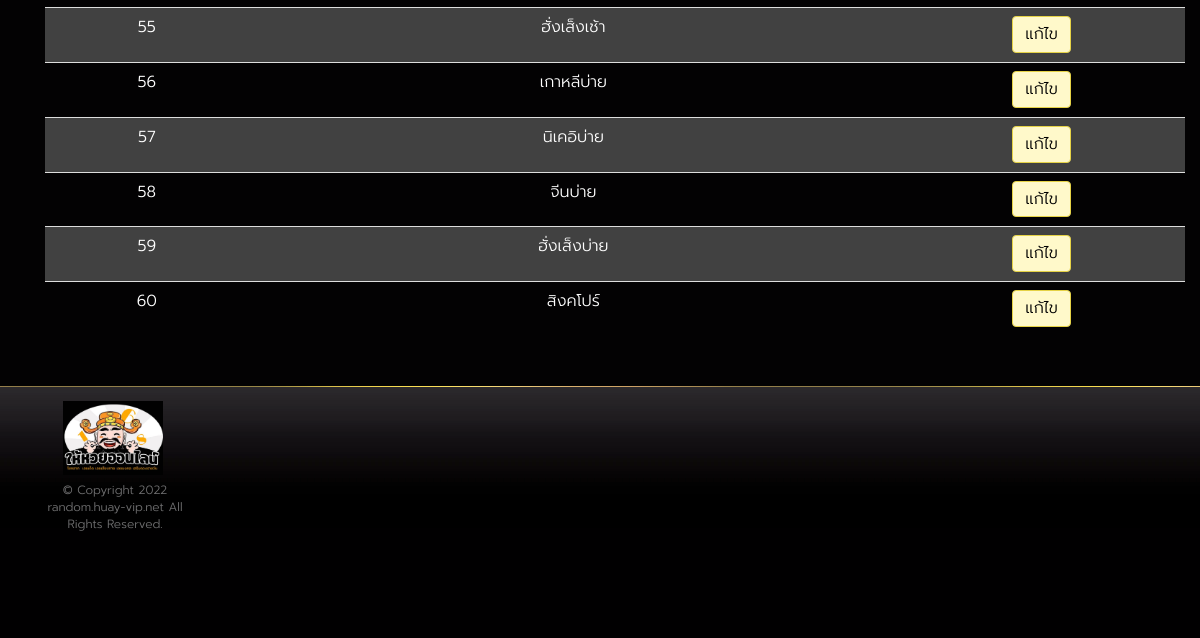
/backend/huay/list (signed in, lower part), run on an earlier commit of the app's database.
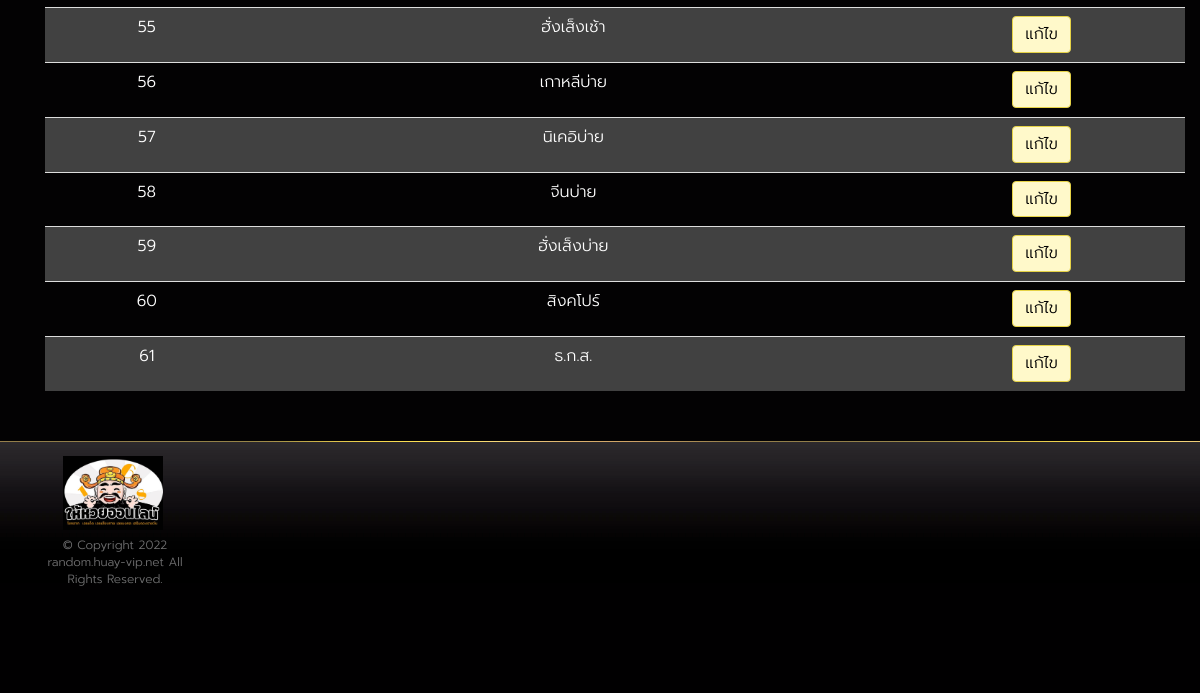
And on a later commit of the database.
### huayrandom/models.py (models this page shows)
class HuayListModel(models.Model):
    short_name = models.CharField(default='None', max_length=255)
    order_number = models.IntegerField(default=1,)
    full_name = models.CharField(default='None', max_length=255)
    page_name = models.CharField(default='None', max_length=255)
    time = models.TimeField()
    link = models.CharField(default='None', max_length=255)
    def __str__(self):
        return self.short_name

### huayrandom/views.py (the view)
@login_required
def ListHuay(request):
    print(f"Target: {request.user.username} | ListHuay")
    context = {}
    huayListObject = HuayListModel.objects.all().order_by('order_number')
    context['huayListObject'] = huayListObject
    return render(request, 'huay_list/list_huay.html', context)

### huayrandom/templates/huay_list/list_huay.html (shortened to what this page needs)
{% extends 'component/layout.html' %}
{%block content%}
<div class="wrap">
  <section class="slot-home-body">
    <div class="container">
      <section class="content">
        <div class="container">
          <div class="slot-intro">
            <table class="table table-striped">
              {%for item in huayListObject%}
              <tr>
                <td class="text-center">
                  <div class="form-group">
                    {{item.order_number}}
                  </div>
                </td>
                <td class="text-center">
                  <div class="form-group">
                    {{item}}
                  </div>
                </td>
                <td class="text-center">
                  <a href="/backend/huay/edit/{{item.id}}" class="btn btn-yellow" style="color:black;">แก้ไข</a>
                </td>
              </tr>
              {%endfor%}
            </table>
          </div>
        </div>
      </section>
    </div>
    {%endblock content%}

What changed in the data, as far as the page shows it:
added HuayListModel: order_number "61", short_name "ธ.ก.ส."
